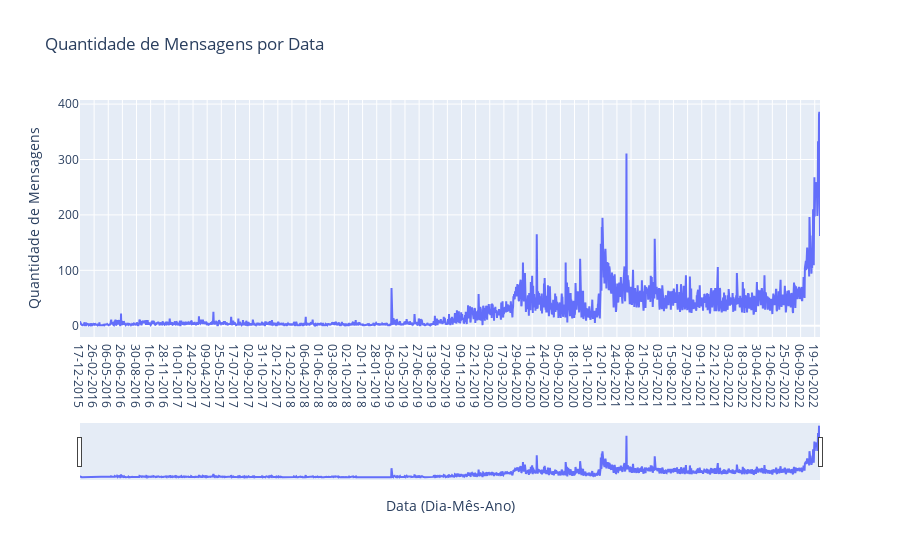

Here is the notebook cell this chart was saved with:
### Code cell
grafico_mensagens_por_data(df_final)

### Figure 1 — Plotly figure (JSON) as saved in the notebook; plotly's stock layout.template omitted (floating-point values rounded to 4 significant figures; data arrays with more than 128 entries replaced by an {"elided": "..."} marker saying what was removed)
{"data": [{"mode": "lines", "name": "Quantidade de Mensagens", "type": "scatter", "x": {"elided": "2253 str values"}, "y": {"elided": "2253 int values"}}], "layout": {"dragmode": "zoom", "hovermode": "x unified", "title": {"text": "Quantidade de Mensagens por Data"}, "xaxis": {"range": ["17-12-2015", "28-01-2016"], "rangeslider": {"range": ["17-12-2015", "04-11-2022"], "visible": true}, "tickformat": "%d-%m-%Y", "title": {"text": "Data (Dia-Mês-Ano)"}}, "yaxis": {"title": {"text": "Quantidade de Mensagens"}}}}
